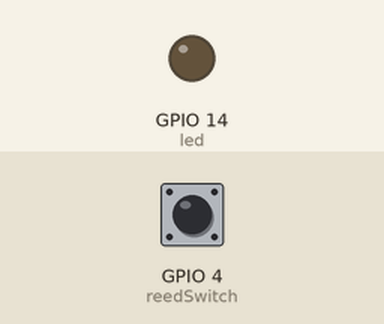
Simulated run of this sketch. Board: ESP8266 (NodeMCU). Shown: output pins drawn as LEDs (lit = HIGH). The test bench sets the inputs (shaded band); at power-on: GPIO 4 (reedSwitch) HIGH. WiFi joins after 1.5 s; servers stay silent unless stated; no MQTT or app messages arrive unless stated; what the sketch prints to the serial monitor is not drawn.

Above: at 2.8 s.
2.9 s: GPIO 4 (reedSwitch) pulled LOW for 1.2 s
At 4.4 s:
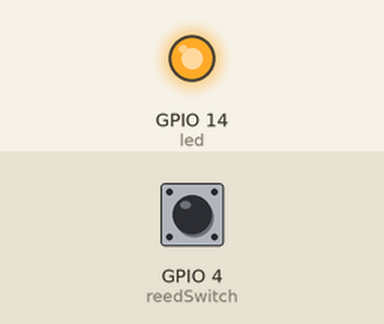
6.1 s: GPIO 4 (reedSwitch) pulled LOW for 3.2 s
At 10.8 s:
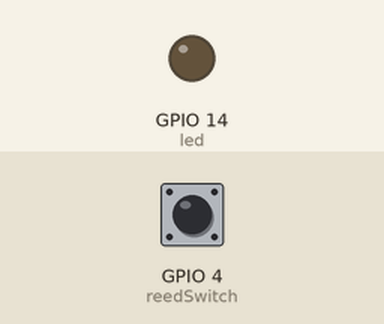
Timing chart, 0 to 12.3 s (numbered marks = the images above; inputs shaded):
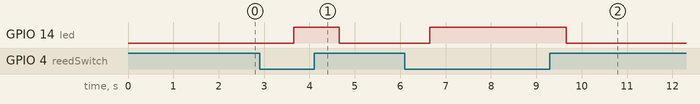

Measured:
- after the input at 2.9 s, GPIO 14 (led): LOW → HIGH after 0.75 s, → LOW 1.0 s later
- after the input at 6.1 s, GPIO 14 (led): LOW → HIGH after 0.56 s, → LOW 3.0 s later

The sketch:

rakserverlogger.ino
```cpp
//Code By G.E.O
#include <Arduino.h>
#include "PubSubClient.h"
#include "ESP8266WiFi.h"

//Konek wifi
const char* ssid = "MMANew";
const char* password = "+v@=#a6Rjp$99";

#define TOKEN "Z1P641D1muHUAC2"
char ThingsboardHost[] = "103.160.95.97";


//Modul magnetic
const int reedSwitch = 4;   // Magnet switch
const int led =  14;      // LED pin


const char* h = "Closed";
int state = 0;

WiFiClient wifiClient;
PubSubClient client(wifiClient);
int status = WL_IDLE_STATUS;
unsigned long lastSend;

IPAddress IP(10,10,8,158);
IPAddress NETMASK(255,255,255,0);
IPAddress NETWORK(10,10,8,254);
IPAddress DNS(8,8,8,8);

void setup() {
  Serial.begin(115200);
  lastSend = 0;

  WiFi.config(IP, NETWORK, NETMASK, DNS);
  WiFi.begin(ssid, password);
  while (WiFi.status() != WL_CONNECTED) {
    delay(200);
    Serial.print(".");
  }
  Serial.println("");
  Serial.print("Connected to");
  Serial.println(ssid);
  client.setServer( ThingsboardHost, 1883);

  pinMode(reedSwitch, INPUT_PULLUP);
  pinMode(led, OUTPUT);


}

void loop() {

  if ( !client.connected() )
  {
    reconnect();
  }
  getAndSenddoorData();
  //if ( millis() - lastSend > 1000 ) { // kirim data suhu tiap 1 detik
   // getAndSenddoorData();
   // lastSend = millis();
  //}

}

void getAndSenddoorData()
{

  int bacaSensor = digitalRead(reedSwitch);
  if (bacaSensor == HIGH && state == 0) {
    Serial.println("Open");
    digitalWrite(led, LOW);

    state = 1;
    h = "Open";
    // Check if any reads failed and exit early (to try again).
    if (h != "Open") {
      Serial.println("Failed to read from sensor!");
      return;
    }
    Serial.print("Status: ");
    Serial.print(h);

    // Prepare a JSON payload string
    String payload = "{";
    payload += "\"Status\":";
    payload += String(h);
    payload += "}";

    char attributes[1000];
    payload.toCharArray( attributes, 1000 );
    client.publish( "v1/devices/me/telemetry",attributes);
    Serial.println( attributes );
  }
  else if (bacaSensor == LOW) {
    state = 0;
    Serial.println("Closed");
    digitalWrite(led, HIGH);
    h = "Closed";

    if (h != "Closed") {
      Serial.println("Failed to read from sensor!");
      return;
    }
    Serial.print("Status: ");
    Serial.print(h);

    // Prepare a JSON payload string
    String payload = "{";
    payload += "\"Status\":";
    payload += String(h);
    payload += "}";

    char attributes[1000];
    payload.toCharArray( attributes, 1000 );
    client.publish( "v1/devices/me/telemetry",attributes);
    Serial.println( attributes );

  }


  delay(1000);


}

void reconnect() {
  // Loop until we're reconnected
  while (!client.connected()) {
    status = WiFi.status();
    if ( status != WL_CONNECTED) {
      WiFi.begin(ssid, password);
      while (WiFi.status() != WL_CONNECTED) {
        digitalWrite(led, LOW);
        delay(500);
        digitalWrite(led, HIGH);
        delay(500);
        Serial.print(".");
      }
      Serial.println("Connected to Wifi");
    }

    Serial.print("Connecting server...");
    // Attempt to connect (clientId, username, password)
    if ( client.connect("Esp8266", TOKEN, NULL) ) {
      Serial.println( "[DONE]" );
    } else {
      Serial.print( "[FAILED] [ rc = " );
      Serial.println( " : retrying in 5 seconds]" );
      digitalWrite(led, LOW);
      delay(500);
      digitalWrite(led, HIGH);
      delay(500);
    }
  }
}
```
